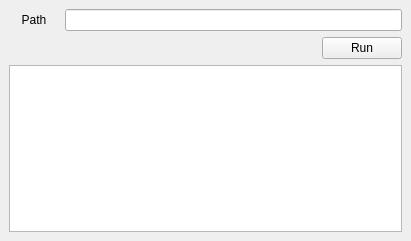
<?xml version="1.0" encoding="UTF-8"?>
<ui version="4.0">
 <class>MainWindow</class>
 <widget class="QMainWindow" name="MainWindow">
  <property name="geometry">
   <rect>
    <x>0</x>
    <y>0</y>
    <width>411</width>
    <height>241</height>
   </rect>
  </property>
  <property name="windowTitle">
   <string>MainWindow</string>
  </property>
  <widget class="QWidget" name="centralwidget">
   <layout class="QGridLayout" name="gridLayout">
    <item row="0" column="0">
     <layout class="QHBoxLayout" name="horizontalLayout_2">
      <item>
       <widget class="QLabel" name="labelPath">
        <property name="minimumSize">
         <size>
          <width>50</width>
          <height>0</height>
         </size>
        </property>
        <property name="text">
         <string>Path</string>
        </property>
        <property name="alignment">
         <set>Qt::AlignCenter</set>
        </property>
        <property name="buddy">
         <cstring>lineEditPath</cstring>
        </property>
       </widget>
      </item>
      <item>
       <widget class="QLineEdit" name="lineEditPath"/>
      </item>
     </layout>
    </item>
    <item row="1" column="0">
     <layout class="QHBoxLayout" name="horizontalLayout">
      <item>
       <spacer name="horizontalSpacer">
        <property name="orientation">
         <enum>Qt::Horizontal</enum>
        </property>
        <property name="sizeHint" stdset="0">
         <size>
          <width>40</width>
          <height>20</height>
         </size>
        </property>
       </spacer>
      </item>
      <item>
       <widget class="QPushButton" name="pushBtnRun">
        <property name="text">
         <string>Run</string>
        </property>
       </widget>
      </item>
     </layout>
    </item>
    <item row="2" column="0">
     <widget class="QPlainTextEdit" name="plainTextEditLog"/>
    </item>
   </layout>
  </widget>
 </widget>
 <resources/>
 <connections/>
</ui>
